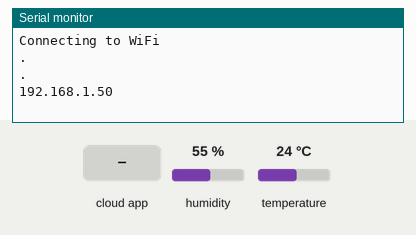
Recording of a sketch running on a simulated ESP8266 (NodeMCU). On the bench: the last lines printed to the serial monitor. Inputs (shaded band) come from the test bench; at power-on: humidity 55 %, temperature 24 °C. WiFi joins after 1.5 s; servers stay silent unless stated.

Above: at 3.2 s.
3.3 s: the phone or cloud app sets YOUR-DEVICE-ID to 0
At 4.0 s:
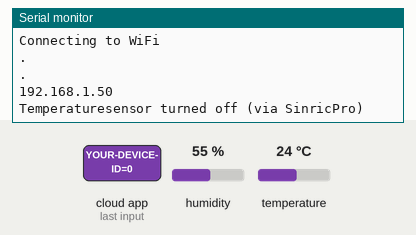
4.8 s: the phone or cloud app sets YOUR-DEVICE-ID to 1
At 6.0 s:
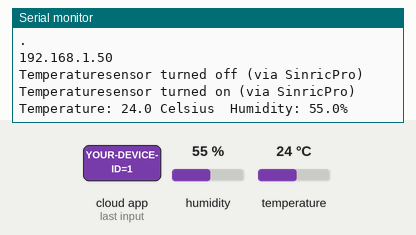

Measured:
- after the input at 3.3 s, the serial monitor: prints a new line at once (image 1)
- after the input at 4.8 s, the serial monitor: prints a new line at once (image 2)

The sketch:

esp8266_webserver_sinric_alexa_example_dht.ino
```cpp
// Import required libraries
#include <Arduino.h>
#include <ESP8266WiFi.h>
// Library for DHT sensor
#include <Adafruit_Sensor.h>
#include <DHT.h>

#include <SinricPro.h>
#include "SinricProTemperaturesensor.h"

#define APP_KEY           "YOUR-APP-KEY"      // Should look like "de0bxxxx-1x3x-4x3x-ax2x-5dabxxxxxxxx"
#define APP_SECRET        "YOUR-APP-SECRET"   // Should look like "5f36xxxx-x3x7-4x3x-xexe-e86724a9xxxx-4c4axxxx-3x3x-x5xe-x9x3-333d65xxxxxx"
#define TEMP_SENSOR_ID    "YOUR-DEVICE-ID"    // Should look like "5dc1564130xxxxxxxxxxxxxx"

// Replace with your network credentials
const char* ssid = "REPLACE_WITH_YOUR_SSID";
const char* password = "REPLACE_WITH_YOUR_PASSWORD";


#define DHTPIN D3     // Digital pin connected to the DHT sensor

// Uncomment the type of sensor in use:
#define DHTTYPE    DHT11     // DHT 11
//#define DHTTYPE    DHT22     // DHT 22 (AM2302)
//#define DHTTYPE    DHT21     // DHT 21 (AM2301)

DHT dht(DHTPIN, DHTTYPE);

// current temperature & humidity, updated in loop(), for DHT
float t = 0.0;
float h = 0.0;


bool deviceIsOn;                              // Temeprature sensor on/off state
float lastTemperature;                        // last known temperature (for compare)
float lastHumidity;                           // last known humidity (for compare)
#define EVENT_WAIT_TIME   60000               // send event every 60 seconds
unsigned long lastEvent = (-EVENT_WAIT_TIME); // last time event has been sent


bool onPowerState(const String &deviceId, bool &state) {
  Serial.printf("Temperaturesensor turned %s (via SinricPro) \r\n", state ? "on" : "off");
  deviceIsOn = state; // turn on / off temperature sensor
  return true; // request handled properly
}

void handleTemperaturesensor() {
  if (deviceIsOn == false) return; // device is off...do nothing

  unsigned long actualMillis = millis();
  if (actualMillis - lastEvent < EVENT_WAIT_TIME) return; //only check every EVENT_WAIT_TIME milliseconds

  t = dht.readTemperature();          // get actual temperature in °C
  //  temperature = dht.getTemperature() * 1.8f + 32;  // get actual temperature in °F
  h = dht.readHumidity();                // get actual humidity

  if (isnan(t) || isnan(h)) { // reading failed...
    Serial.printf("DHT reading failed!\r\n");  // print error message
    return;                                    // try again next time
  }

  if (t == lastTemperature || h == lastHumidity) return; // if no values changed do nothing...

  SinricProTemperaturesensor &mySensor = SinricPro[TEMP_SENSOR_ID];  // get temperaturesensor device

  bool success = mySensor.sendTemperatureEvent(t, h); // send event
  if (success) {  // if event was sent successfuly, print temperature and humidity to serial
    Serial.printf("Temperature: %2.1f Celsius\tHumidity: %2.1f%%\r\n", t, h);
  } else {  // if sending event failed, print error message
    Serial.printf("Something went wrong...could not send Event to server!\r\n");
  }

  lastTemperature = t;  // save actual temperature for next compare
  lastHumidity = h;        // save actual humidity for next compare
  lastEvent = actualMillis;       // save actual time for next compare
}


// setup function for SinricPro
void setupSinricPro() {
  // add device to SinricPro
  SinricProTemperaturesensor &mySensor = SinricPro[TEMP_SENSOR_ID];
  mySensor.onPowerState(onPowerState);

  // setup SinricPro
  SinricPro.onConnected([]() {
    Serial.printf("Connected to SinricPro\r\n");
  });
  SinricPro.onDisconnected([]() {
    Serial.printf("Disconnected from SinricPro\r\n");
  });
  SinricPro.begin(APP_KEY, APP_SECRET);
  SinricPro.restoreDeviceStates(true); // get latest known deviceState from server (is device turned on?)
}


void setup() {
  // Serial port for debugging purposes
  Serial.begin(115200);
  dht.begin();

  // Connect to Wi-Fi
  WiFi.begin(ssid, password);
  Serial.println("Connecting to WiFi");
  while (WiFi.status() != WL_CONNECTED) {
    delay(1000);
    Serial.println(".");
  }

  // Print ESP8266 Local IP Address
  Serial.println(WiFi.localIP());


  setupSinricPro();

}

void loop() {

  SinricPro.handle();
  handleTemperaturesensor();
}
```
